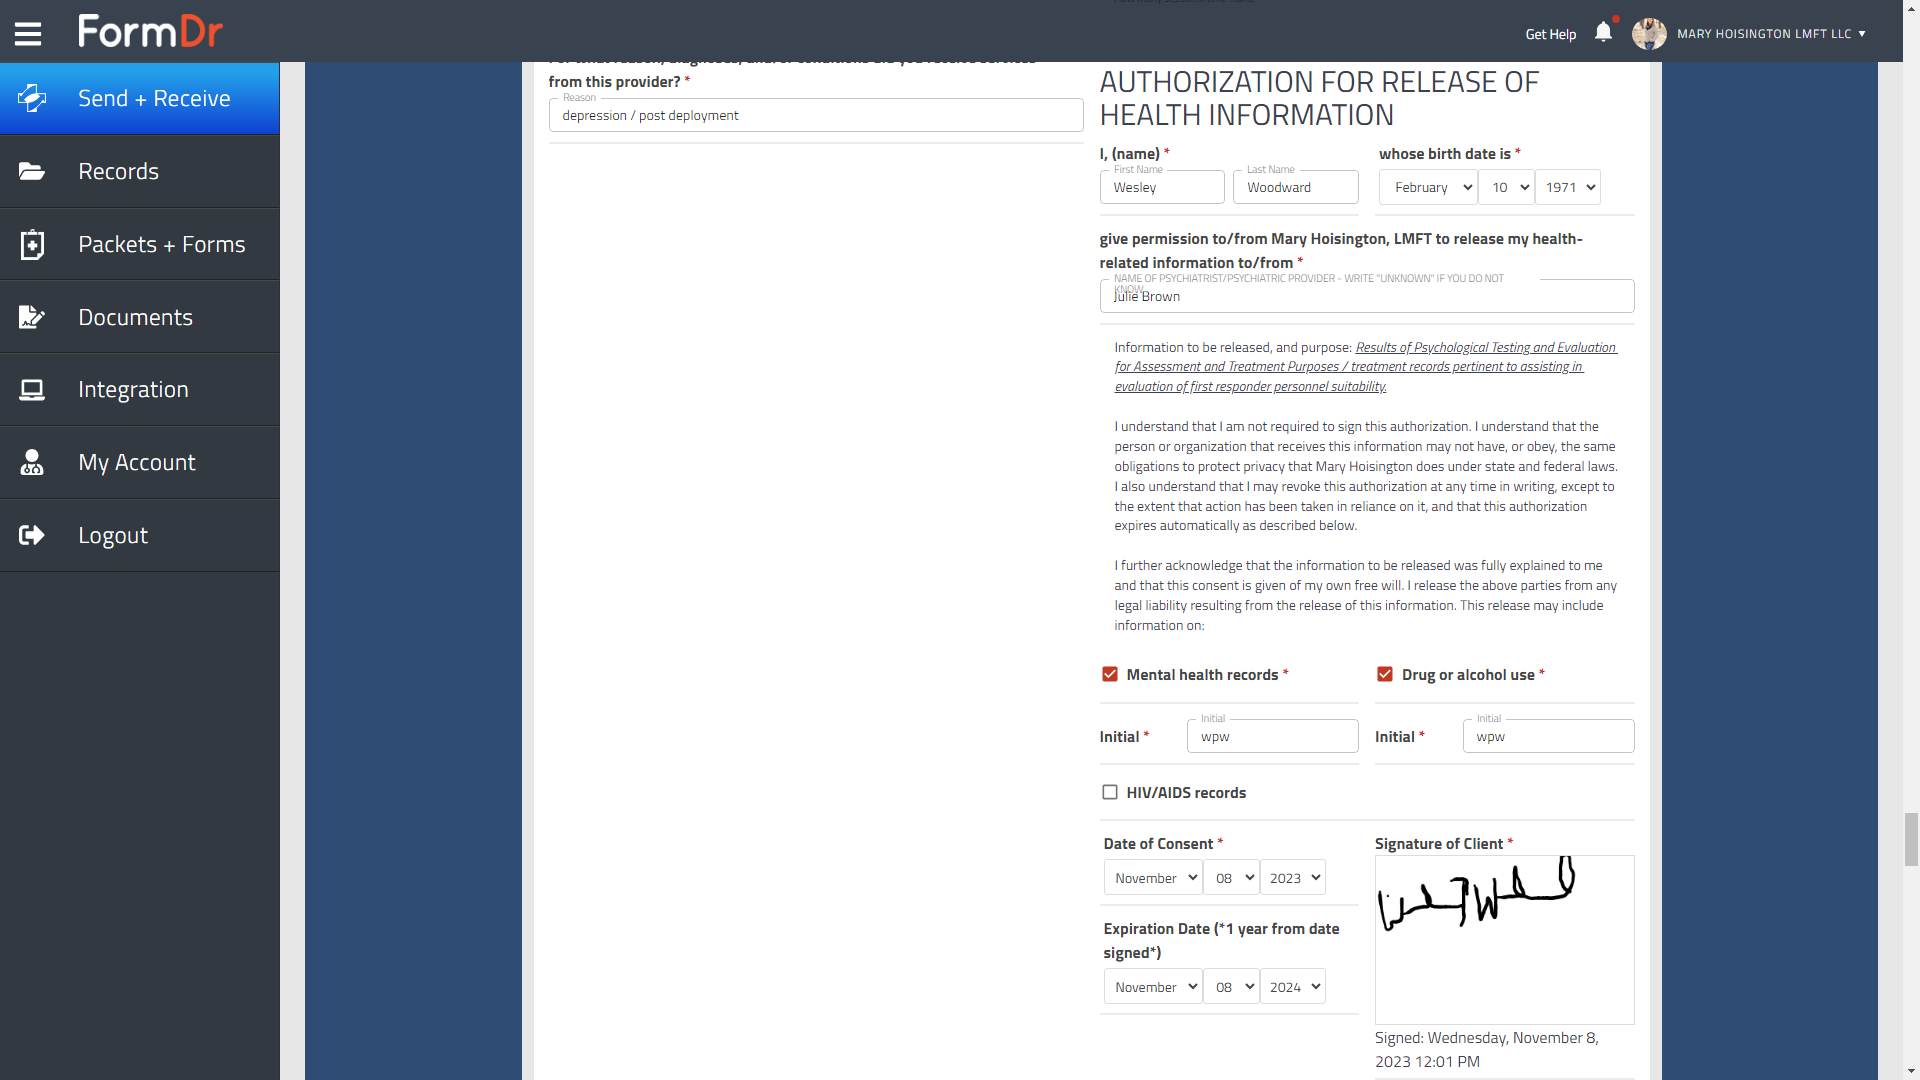

Generate this figure with Python:
from selenium import webdriver
from selenium.webdriver.chrome.service import Service
from selenium.webdriver.common.keys import Keys
import requests
from time import sleep
import loginFormDR_up
from selenium.webdriver.common.by import By
from PIL import Image
from io import BytesIO
from selenium.webdriver.chrome.options import Options
from webdriver_manager.chrome import ChromeDriverManager

screenshot_path = ".\screenshot.png"

def login():
    options = Options()
    options.add_argument('--headless')
    options.add_argument('--no-sandbox')
    options.add_argument('--disable-dev-shm-usage')
    driver = webdriver.Chrome(service=Service(ChromeDriverManager().install()), options=options)
   
    driver.get("https://app.formdr.com/login")
    # Capture the full page height by scrolling
    # total_height = driver.execute_script("return Math.max( document.body.scrollHeight, document.body.offsetHeight, document.documentElement.clientHeight, document.documentElement.scrollHeight, document.documentElement.offsetHeight);")

    # Set the window size to the full page height
    driver.set_window_size(1920, 1080)
    sleep(6)
    # Find the username and password input fields and enter your credentials
    username_input = driver.find_element("name", "email")
    password_input = driver.find_element("name", "password")

    username_input.send_keys("admin@oregonfirstresponderevals.com")
    password_input.send_keys("Packets66!")

    # Submit the login form
    password_input.send_keys(Keys.RETURN)

    # Wait for the page to load after login (adjust the sleep time or use WebDriverWait)
    sleep(7)

    return driver

def find_candidate_item(driver, candidate_name):
    driver.get("https://app.formdr.com/submissions")
    sleep(5)
    elements = driver.find_elements(By.CSS_SELECTOR, ".MuiInputBase-input.MuiInput-input.MuiInputBase-inputAdornedEnd")
    if len(elements) == 2:
        search_input = elements[1]
        search_input.send_keys(candidate_name)
    else:
        search_input = None
        return None
    

    elements = driver.find_elements(By.CSS_SELECTOR, ".MuiInputAdornment-root.MuiInputAdornment-positionEnd")
    if len(elements) == 2:
        start_search_icon = elements[1]
        start_search_icon.click()
    else:
        print("There is no search icon")
        return None
    sleep(5)

    elements = driver.find_elements(By.CSS_SELECTOR, ".name-container.formdr-flex-grow")
    if len(elements) > 0:
        candidate_item = elements[0]
    else:
        print("there is no candidate with such name")
        return None

    candidate_item.click()
    sleep(4)

    tabs = driver.find_elements(By.CSS_SELECTOR, ".MuiButtonBase-root.MuiTab-root.MuiTab-textColorInherit.sc-iUuytg.esdhrP")
    if len(tabs) < 6:
        print("There are no 6 tabs")
        return None
    background_tab = None
    for tab in tabs:
        if "THE PERSONAL BACKGROUND HISTORY FORM" in tab.accessible_name:
            background_tab = tab
    if background_tab != None:
        background_tab.click()
    else:
        return None
    
    sleep(1)

    return driver

def screenshot_signature(driver, candidate_name):

    driver.get("https://app.formdr.com/submissions")
    sleep(5)
    elements = driver.find_elements(By.CSS_SELECTOR, ".MuiInputBase-input.MuiInput-input.MuiInputBase-inputAdornedEnd")
    if len(elements) == 2:
        search_input = elements[1]
    else:
        search_input = None
    search_input.send_keys(candidate_name)

    elements = driver.find_elements(By.CSS_SELECTOR, ".MuiInputAdornment-root.MuiInputAdornment-positionEnd")
    if len(elements) == 2:
        start_search_icon = elements[1]
        start_search_icon.click()
    else:
        print("There is no search icon")
        return None
    sleep(5)

    elements = driver.find_elements(By.CSS_SELECTOR, ".name-container.formdr-flex-grow")
    if len(elements) > 0:
        candidate_item = elements[0]
    else:
        print("there is no candidate with such name")
        return None
    
    candidate_item.click()
    sleep(4)

    tabs = driver.find_elements(By.CSS_SELECTOR, ".MuiButtonBase-root.MuiTab-root.MuiTab-textColorInherit.sc-iUuytg.esdhrP")
    if len(tabs) < 6:
        print("There are no 6 tabs")
        return None
    background_tab = None
    for tab in tabs:
        if "THE PERSONAL BACKGROUND HISTORY FORM" in tab.accessible_name:
            background_tab = tab
    if background_tab != None:
        background_tab.click()
    else:
        return None
    sleep(1)
    elements = driver.find_elements(By.CSS_SELECTOR, ".fd-field-item.field-type-group")

    ROI_form = None
    element_title = None
    # element_title = driver.find_element(By.XPATH("//h2[contains(text(), 'AUTHORIZATION FOR RELEASE OF HEALTH INFORMATION')]"))
    for container in elements:
        sleep(1)
        try:
            container_title_element = container.find_element(By.TAG_NAME, "h2")
            container_title = container_title_element.text
            if container_title == "AUTHORIZATION FOR RELEASE OF HEALTH INFORMATION":
                ROI_form = container
                element_title = container_title_element
                break
            else:
                continue
        except:
            continue
    if ROI_form == None:
        child_elements = driver.find_elements(By.CSS_SELECTOR, 'h2.fd-field-item-title[style="font-size: 30px; text-align: left;"]')
        for element in child_elements:
            if element.text == "AUTHORIZATION FOR RELEASE OF HEALTH INFORMATION":
                element_title = element
    if element_title:
        location = element_title.location
        if ROI_form:
            top = location['y']

            driver.execute_script("window.scrollTo(0, arguments[0]);", top-65)  # Replace 345 with the Y-coordinate of the element
            sleep(2)
            screenshot = driver.get_screenshot_as_png()
            screenshot = Image.open(BytesIO(screenshot))
            image_byte_array = BytesIO()
            screenshot.save(image_byte_array, format='PNG')

            # Upload the file to Google Drive
            media_body = BytesIO(image_byte_array.getvalue())

            return media_body
        return None
    else:
        driver.quit()
        return None

# Close the browser

def get_va_download_url(driver, candidate_name):
    driver = find_candidate_item(driver, candidate_name)

    sleep(5)

    a_elements = driver.find_elements(By.TAG_NAME, "a")

    download_element = None

    for element in a_elements:
        if element.text == "Download File":
            download_element = element
    if download_element:
        return download_element.get_attribute('href')
    
    return download_element
